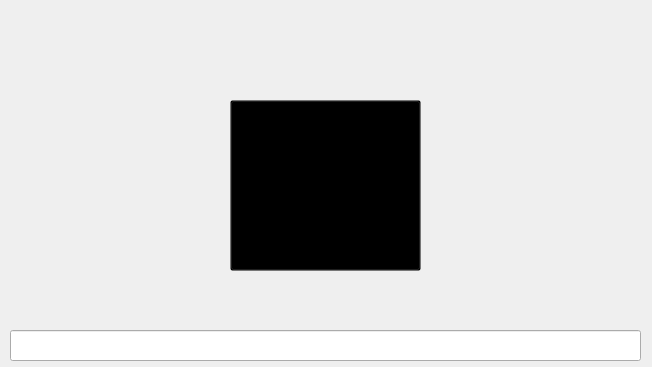
<?xml version="1.0" encoding="UTF-8"?>
<ui version="4.0">
 <class>MainWindow</class>
 <widget class="QMainWindow" name="MainWindow">
  <property name="windowModality">
   <enum>Qt::ApplicationModal</enum>
  </property>
  <property name="enabled">
   <bool>true</bool>
  </property>
  <property name="geometry">
   <rect>
    <x>0</x>
    <y>0</y>
    <width>652</width>
    <height>367</height>
   </rect>
  </property>
  <property name="minimumSize">
   <size>
    <width>652</width>
    <height>367</height>
   </size>
  </property>
  <property name="maximumSize">
   <size>
    <width>652</width>
    <height>367</height>
   </size>
  </property>
  <property name="contextMenuPolicy">
   <enum>Qt::NoContextMenu</enum>
  </property>
  <property name="windowTitle">
   <string>8Ball by StephenWilde.net</string>
  </property>
  <property name="windowIcon">
   <iconset resource="Images.qrc">
    <normaloff>:/images/all/Images/TheBall.png</normaloff>:/images/all/Images/TheBall.png</iconset>
  </property>
  <property name="autoFillBackground">
   <bool>false</bool>
  </property>
  <property name="styleSheet">
   <string notr="true">background-image: url(:/images/all/Images/magic-8-hed-2015.jpg);</string>
  </property>
  <property name="toolButtonStyle">
   <enum>Qt::ToolButtonIconOnly</enum>
  </property>
  <property name="dockNestingEnabled">
   <bool>false</bool>
  </property>
  <property name="unifiedTitleAndToolBarOnMac">
   <bool>false</bool>
  </property>
  <widget class="QWidget" name="centralwidget">
   <widget class="QLineEdit" name="Question">
    <property name="geometry">
     <rect>
      <x>10</x>
      <y>330</y>
      <width>631</width>
      <height>31</height>
     </rect>
    </property>
    <property name="font">
     <font>
      <family>MS Shell Dlg 2</family>
      <pointsize>10</pointsize>
      <weight>9</weight>
      <italic>false</italic>
      <bold>false</bold>
     </font>
    </property>
    <property name="mouseTracking">
     <bool>false</bool>
    </property>
    <property name="focusPolicy">
     <enum>Qt::ClickFocus</enum>
    </property>
    <property name="styleSheet">
     <string notr="true">color: white;
font: 75 10pt &quot;MS Shell Dlg 2&quot;;</string>
    </property>
    <property name="text">
     <string/>
    </property>
    <property name="cursorPosition">
     <number>0</number>
    </property>
    <property name="alignment">
     <set>Qt::AlignCenter</set>
    </property>
    <property name="placeholderText">
     <string>Ask your question and press the 8 Ball?</string>
    </property>
    <property name="clearButtonEnabled">
     <bool>false</bool>
    </property>
   </widget>
   <widget class="QLabel" name="Answer">
    <property name="geometry">
     <rect>
      <x>130</x>
      <y>260</y>
      <width>401</width>
      <height>41</height>
     </rect>
    </property>
    <property name="font">
     <font>
      <family>Yu Gothic UI Light</family>
      <pointsize>16</pointsize>
     </font>
    </property>
    <property name="autoFillBackground">
     <bool>false</bool>
    </property>
    <property name="styleSheet">
     <string notr="true">background: rgba(0,0,0,0.0);
color: white;</string>
    </property>
    <property name="text">
     <string/>
    </property>
    <property name="alignment">
     <set>Qt::AlignCenter</set>
    </property>
   </widget>
   <widget class="QPushButton" name="Button">
    <property name="geometry">
     <rect>
      <x>230</x>
      <y>100</y>
      <width>191</width>
      <height>171</height>
     </rect>
    </property>
    <property name="styleSheet">
     <string notr="true">color: white;
background: rgba(0,0,0,0.0);</string>
    </property>
    <property name="text">
     <string/>
    </property>
   </widget>
   <zorder>Button</zorder>
   <zorder>Question</zorder>
   <zorder>Answer</zorder>
  </widget>
 </widget>
 <tabstops>
  <tabstop>Button</tabstop>
  <tabstop>Question</tabstop>
 </tabstops>
 <resources>
  <include location="Images.qrc"/>
 </resources>
 <connections/>
</ui>
